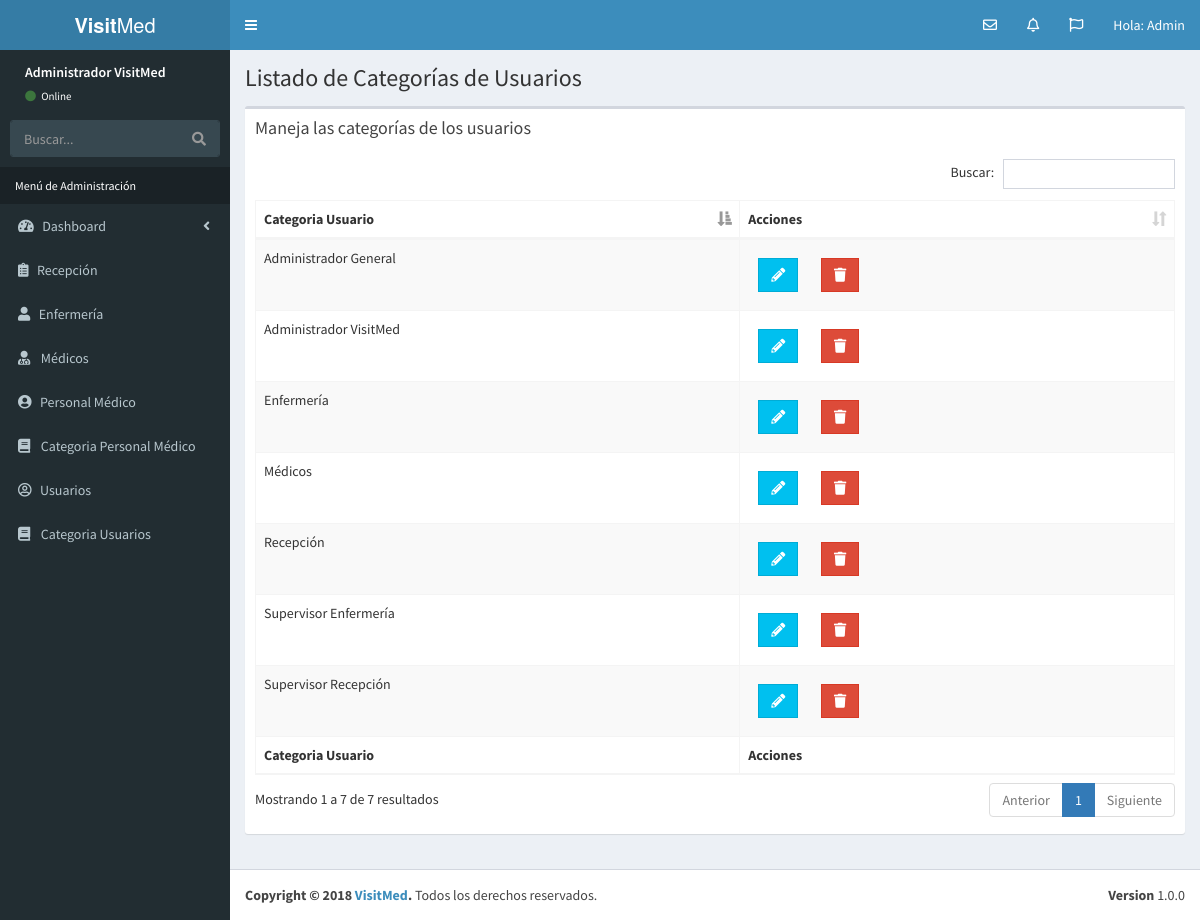
Page /lista_categoria_usuario.php (signed in) on the committed database.
### tables this page shows
CREATE TABLE `categoria_usuario` (
  `id_categoria_usuario` tinyint(10) NOT NULL,
  `cat_usuario` varchar(50) NOT NULL,
  `editado` datetime NOT NULL
);

### lista_categoria_usuario.php (the view, shortened to what this page needs)
<?php
      include_once 'funciones/funciones.php';
      include_once 'templates/header.php';
      include_once 'templates/barra.php';
      include_once 'templates/navegacion.php';
?>
  <div class="content-wrapper">
    <section class="content-header">
          <h1>
            Listado de Categorías de Usuarios
          </h1>
    </section>
   <section class="content">
      <div class="row">
        <div class="col-xs-12">
          <div class="box">
            <div class="box-header">
              <h3 class="box-title">Maneja las categorías de los usuarios</h3>
            </div>
            <div class="box-body">
              <table id="registros" class="table table-bordered table-striped">
                <thead>
                <tr>
                  <th>Categoria Usuario</th>
                  <th>Acciones</th>
                </tr>
                </thead>
                <tbody>
                    <?php
                     try {
                        $sql = "SELECT * FROM categoria_usuario";
                        $resultado = $conn->query($sql);
                     } catch (Exception $e) {
                        $error = $e->getMessage();
                        echo $error;
                     }
                     while($categoria_usuario = $resultado->fetch_assoc() ) { ?>
                          <tr>
                              <td><?php echo $categoria_usuario['cat_usuario']; ?></td>
                              <td>
                                <a href="editar_categoria_usuario.php?id=<?php echo $categoria_usuario['id_categoria_usuario']; ?>" class="btn btn-info btn-flat margin ">
                                    <i class="fas fa-pencil-alt"></i>
                                </a>
                                <a href="#" data-id="<?php echo $categoria_usuario['id_categoria_usuario']; ?>" data-tipo="categoria_usuario" class="btn btn-danger btn-flat margin borrar_registro">
                                    <i class="fa fa-trash"></i>
                                </a>
                              </td>
                          </tr>
                     <?php } ?>
                </tbody>
                <tfoot>
                <tr>
                  <th>Categoria Usuario</th>
                  <th>Acciones</th>
                </tr>
                </tfoot>
              </table>
            </div>
          </div>
        </div>
      </div>
    </section>
  </div>
  <?php
        include_once 'templates/footer.php';
  ?>

### rows in the picture
categoria_usuario: cat_usuario "Administrador VisitMed"
categoria_usuario: cat_usuario "Administrador General"
categoria_usuario: cat_usuario "Médicos"
categoria_usuario: cat_usuario "Supervisor Recepción"
categoria_usuario: cat_usuario "Recepción"
categoria_usuario: cat_usuario "Supervisor Enfermería"
categoria_usuario: cat_usuario "Enfermería"
